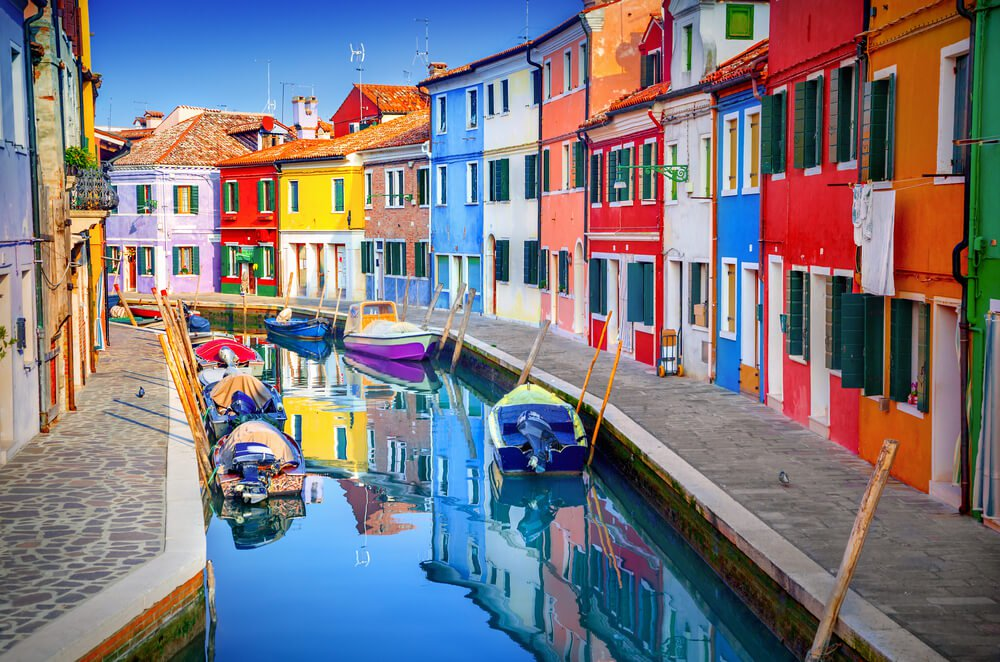
#> input picture examples/opencv/colorpic.jpg, 1000 x 662 px, given in place of the camera
$ python 003_color_recognition.py
#> lines starting #> are read from the running program, lines starting #| are printed output that depends on the picture; after the words box and inside, x2 and y2 are one past the last pixel; in counts of white or black regions, pixels touching at a corner belong together
# -*- coding: utf-8 -*-
"""
@Author : WeiDongcheng @tonse
@Time : 2023/1/5 13:48
@File : 003_color_recognition.py
@Desc :
"""
import numpy as np
import cv2

font = cv2.FONT_HERSHEY_SIMPLEX
lower_red = np.array([0, 150, 150])
higher_red = np.array([10, 255, 255])
lower_green = np.array([35, 110, 106])  # 绿色阈值下界
higher_green = np.array([77, 255, 255])  # 绿色阈值上界
lower_black = np.array([0, 0, 0])
higher_black = np.array([25, 35, 46])
cap = cv2.VideoCapture(0)  # 打开电脑内置摄像头

if cap.isOpened():
    while 1:
        ret, frame = cap.read()  # 按帧读取，这是读取一帧
#> frame is the input picture: shape (662, 1000, 3); mean B, G, R 127.2, 120.1, 124.8
        img_hsv = cv2.cvtColor(frame, cv2.COLOR_BGR2HSV)
#> img_hsv: shape (662, 1000, 3); mean H, S, V 79.1, 119.9, 163.6
        mask_red = cv2.inRange(img_hsv, lower_red, higher_red)  # 可以认为是过滤出红色部分，获得红色的掩膜,去掉背景
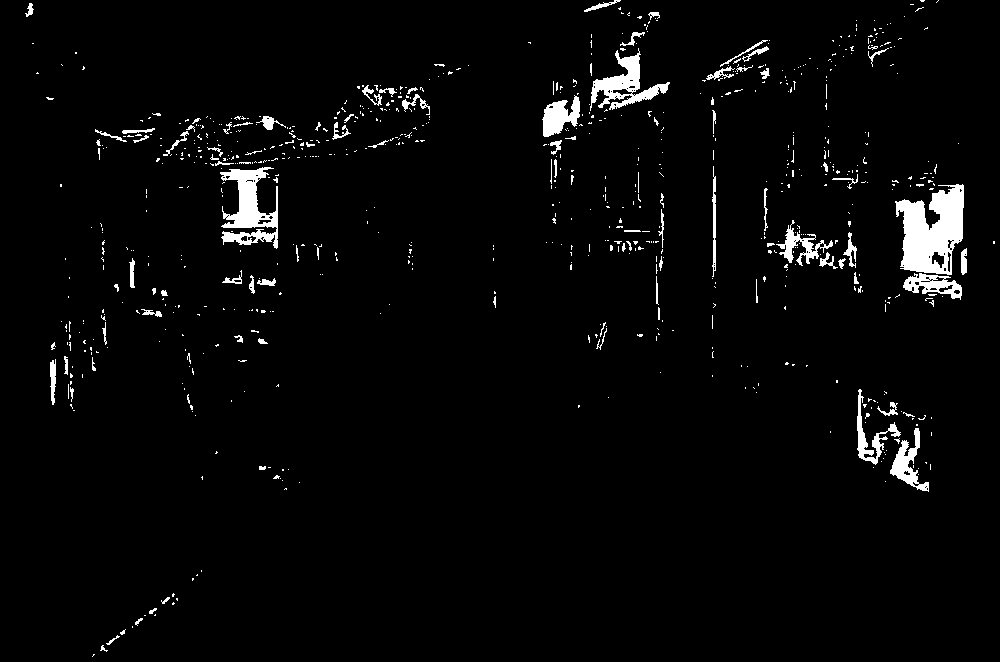
#> mask_red: shape (662, 1000); 3% white; 777 white regions (679 under 20 px), largest, box (x1, y1, x2, y2) and area: (895, 184, 964, 275) 4032, (220, 167, 278, 249) 2327, (590, 48, 670, 111) 1684
        mask_red = cv2.medianBlur(mask_red, 7)  # 中值滤波(把数字图像中的一点的值用该点的邻域各点的中值代替，让 周围像素值接近真实值，从而消除孤立的噪声点)
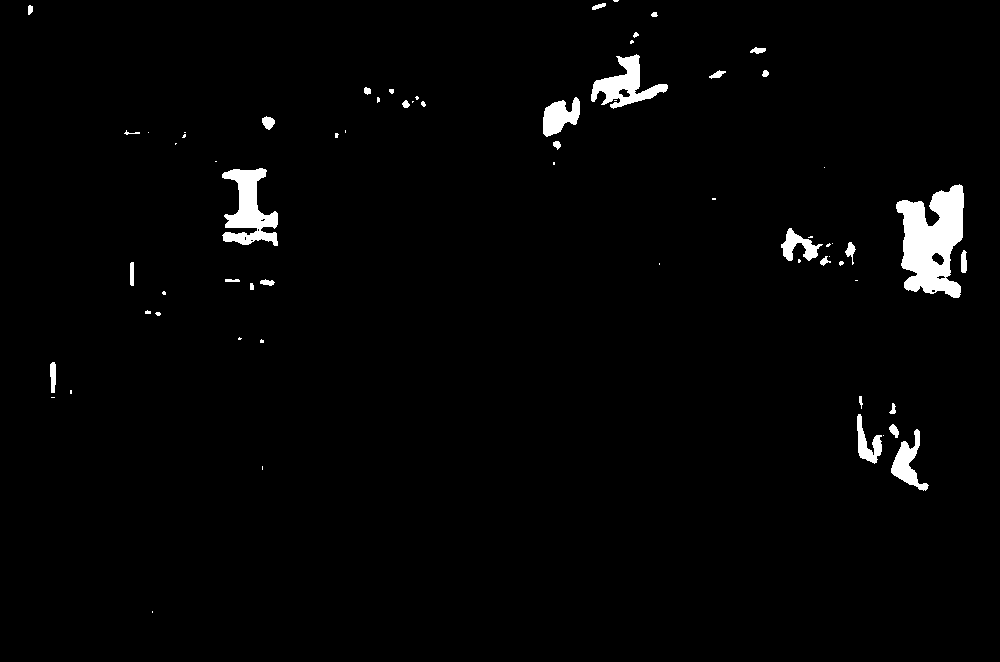
#> mask_red: shape (662, 1000); 2.1% white; 66 white regions (34 under 20 px), largest, box (x1, y1, x2, y2) and area: (896, 184, 964, 298) 4960, (222, 168, 278, 246) 2329, (591, 54, 668, 109) 1696
        mask_green = cv2.inRange(img_hsv, lower_green, higher_green)  # 获得绿色部分掩膜
#> mask_green: shape (662, 1000); 0.89% white; 203 white regions (169 under 20 px), largest, box (x1, y1, x2, y2) and area: (983, 148, 1000, 258) 1406, (972, 14, 983, 139) 542, (969, 144, 976, 258) 421
        mask_green = cv2.medianBlur(mask_green, 7)  # 中值滤波
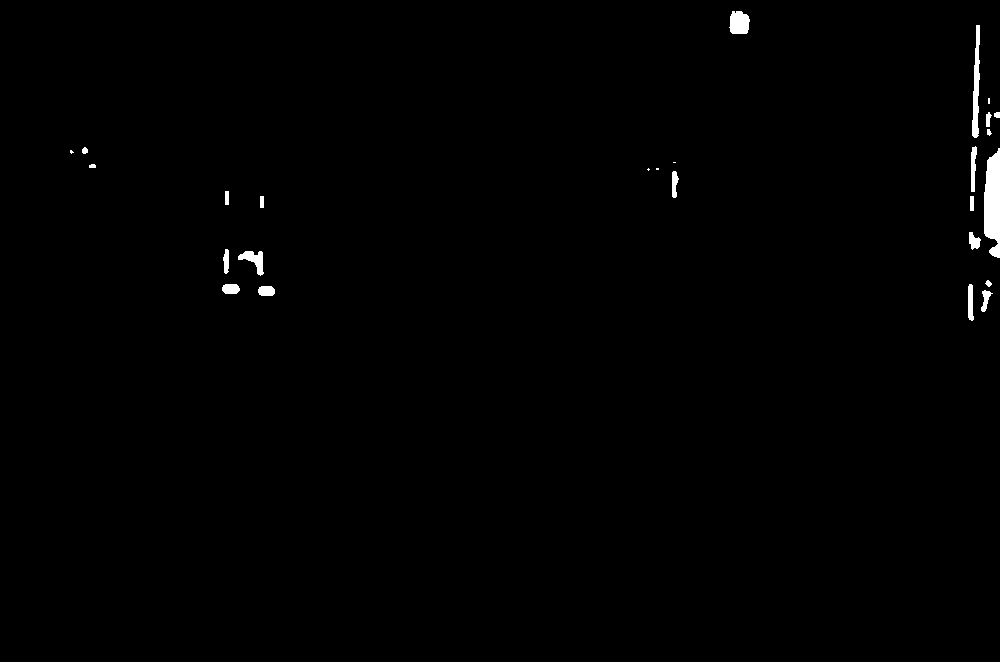
#> mask_green: shape (662, 1000); 0.64% white; 26 white regions (5 under 20 px), largest, box (x1, y1, x2, y2) and area: (984, 148, 1000, 258) 1380, (972, 25, 980, 138) 566, (729, 11, 750, 34) 401
        mask_black = cv2.inRange(img_hsv, lower_black, higher_black)  # 获得绿色部分掩膜
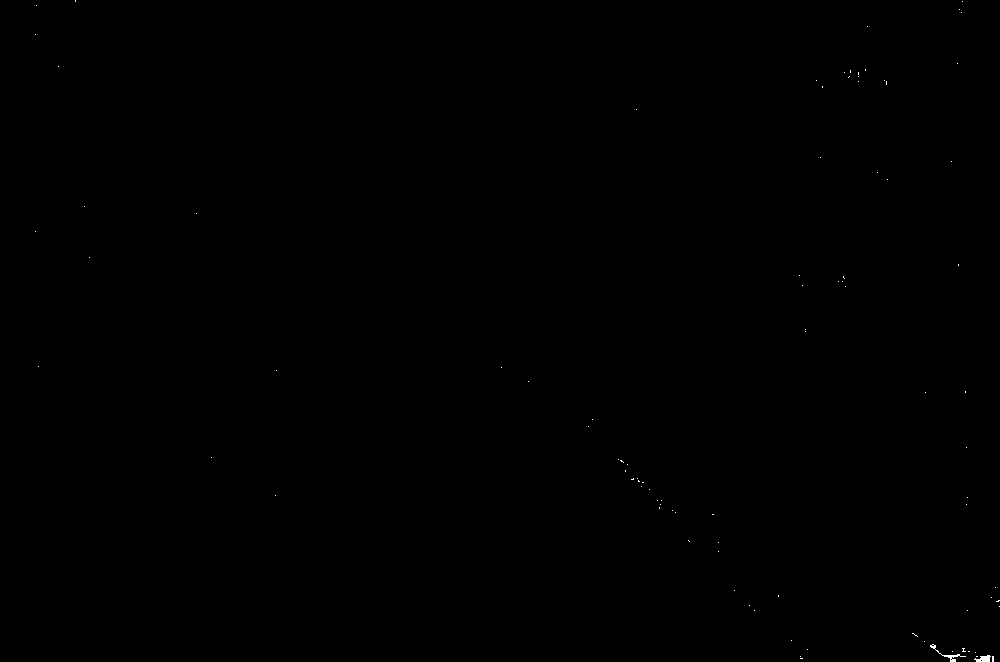
#> mask_black: shape (662, 1000); 0.05% white in thin lines or dots
        mask_black = cv2.medianBlur(mask_black, 7)  # 中值滤波
#> mask_black: shape (662, 1000); 0.02% white; 2 white regions

        # mask = cv2.bitwise_or(mask_red, mask_red)  # 三部分掩膜进行按位或运算

        cnts1, hierarchy1 = cv2.findContours(mask_red, cv2.RETR_EXTERNAL, cv2.CHAIN_APPROX_NONE)  # 轮廓检测
#> cnts1 = 66 contours, 41 with area under 20; largest, box (x1, y1, x2, y2) and area: (896, 184, 964, 298) 4872, (222, 168, 278, 246) 2154, (591, 54, 668, 109) 1608, (543, 97, 580, 137) 842, (891, 429, 929, 491) 817
        cnts2, hierarchy2 = cv2.findContours(mask_black, cv2.RETR_EXTERNAL, cv2.CHAIN_APPROX_NONE)
#> cnts2 = 2 contours; box (x1, y1, x2, y2) and area: (976, 656, 992, 662) 58, (948, 656, 956, 662) 21
        cnts3, hierarchy3 = cv2.findContours(mask_green, cv2.RETR_EXTERNAL, cv2.CHAIN_APPROX_NONE)
#> cnts3 = 26 contours, 7 with area under 20; largest, box (x1, y1, x2, y2) and area: (984, 148, 1000, 258) 1262, (972, 25, 980, 138) 450, (729, 11, 750, 34) 364, (238, 251, 264, 276) 254, (971, 146, 977, 192) 154

        for cnt in cnts1:
            (x, y, w, h) = cv2.boundingRect(cnt)  # 该函数返回矩阵四个点
            cv2.rectangle(frame, (x, y - 20), (x + w, y + h), (0, 0, 255), 2)  # 将检测到的颜色框起来
            cv2.putText(frame, 'red', (x, y - 20), font, 0.7, (0, 0, 255), 2)
#> this loop made 66 passes
#> (x, y, w, h) on passes 2 to 13: (262, 466, 1, 4), (883, 435, 1, 1), (891, 429, 38, 62), (889, 424, 10, 14), (857, 414, 25, 50), (889, 403, 7, 11), (51, 397, 4, 1), (859, 396, 4, 13), (70, 390, 2, 4), (50, 362, 6, 31), (260, 339, 4, 4), (238, 337, 4, 3)
#> (cnt, x, y, w, h) on passes 1, 18, 21, 38, 39, 43: ([[152, 611], [152, 612]], 152, 611, 1, 2), ([[855, 280], [856, 280], [857, 280], [856, 280]], 855, 280, 3, 1), ([[659, 263], [659, 264]], 659, 263, 1, 2), ([[215, 161], [216, 161]], 215, 161, 2, 1), ([[175, 143], [175, 144], [176, 143]], 175, 143, 2, 2), ([[184, 132], [185, 132]], 184, 132, 2, 1)
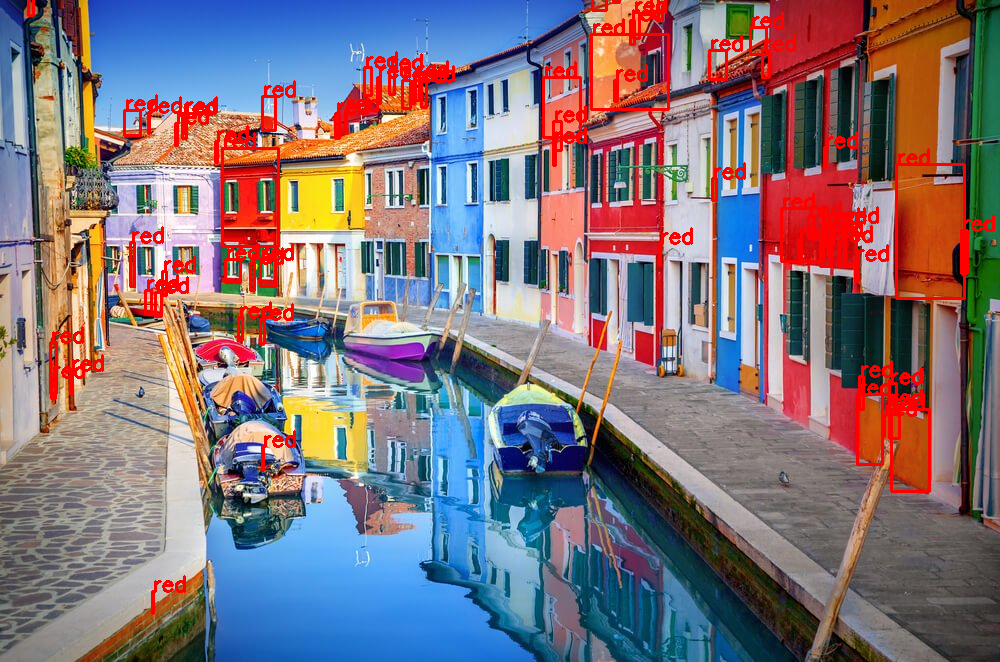
#> frame: shape (662, 1000, 3); 4.13% of pixels changed, all inside (x1, y1, x2, y2) = (27, 0, 995, 615)

        for cnt in cnts2:
            (x, y, w, h) = cv2.boundingRect(cnt)  # 该函数返回矩阵四个点
            cv2.rectangle(frame, (x, y), (x + w, y + h), (0, 0, 0), 2)  # 将检测到的颜色框起来
            cv2.putText(frame, 'black', (x, y - 1), font, 0.7, (0, 0, 0), 2)
#> this loop made 2 passes
#> (x, y, w, h) on passes 1 to 2: (976, 656, 16, 6), (948, 656, 8, 6)
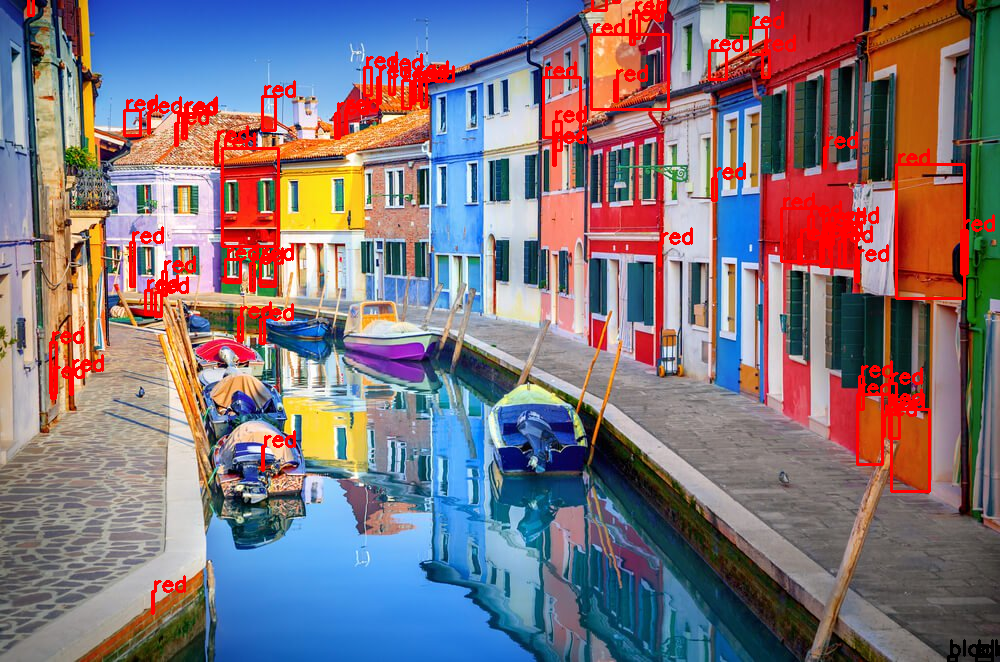
#> frame: shape (662, 1000, 3); 0.1% of pixels changed, all inside (x1, y1, x2, y2) = (947, 639, 1000, 662)

        for cnt in cnts3:
            (x, y, w, h) = cv2.boundingRect(cnt)  # 该函数返回矩阵四个点
            cv2.rectangle(frame, (x, y - 50), (x + w, y + h), (0, 255, 0), 2)  # 将检测到的颜色框起来
            cv2.putText(frame, 'green', (x, y - 50), font, 0.7, (0, 255, 0), 2)
#> this loop made 26 passes
#> (x, y, w, h) on passes 1 to 12: (981, 290, 12, 22), (258, 286, 17, 10), (968, 284, 6, 37), (222, 284, 18, 10), (985, 280, 7, 7), (238, 251, 26, 25), (223, 249, 6, 25), (969, 232, 12, 18), (970, 196, 4, 15), (260, 196, 4, 12), (225, 191, 4, 14), (672, 171, 7, 27)
#> (cnt, x, y, w, h) on passes 14, 16: ([[648, 168], [647, 169], [648, 170], [649, 169]], 647, 168, 3, 3), ([[673, 162], [674, 162], [675, 162], [674, 162]], 673, 162, 3, 1)
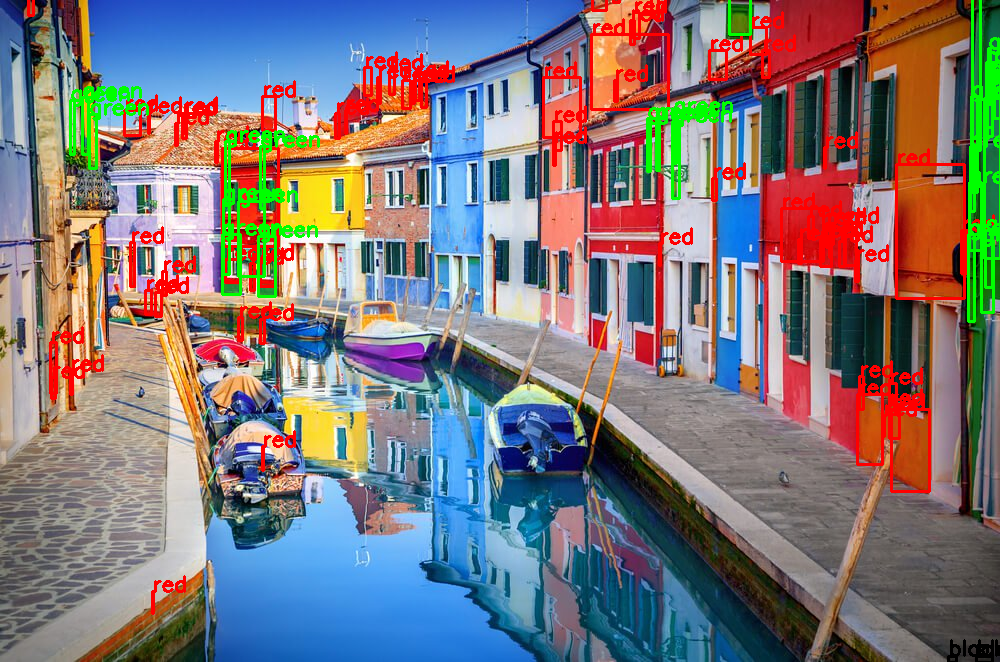
#> frame: shape (662, 1000, 3); 2.29% of pixels changed, all inside (x1, y1, x2, y2) = (69, 0, 1000, 323)

        cv2.imshow('frame', frame)
        k = cv2.waitKey(20) & 0xFF  # 引用&0xff，为了只取按键对应的ASCII值后8位来排除不同按键的干扰进行判断按键是什么
#> (key Esc is pressed here)

        if k == 27:
            break

cv2.waitKey(0)  # time.sleep()
cv2.destroyAllWindows()
